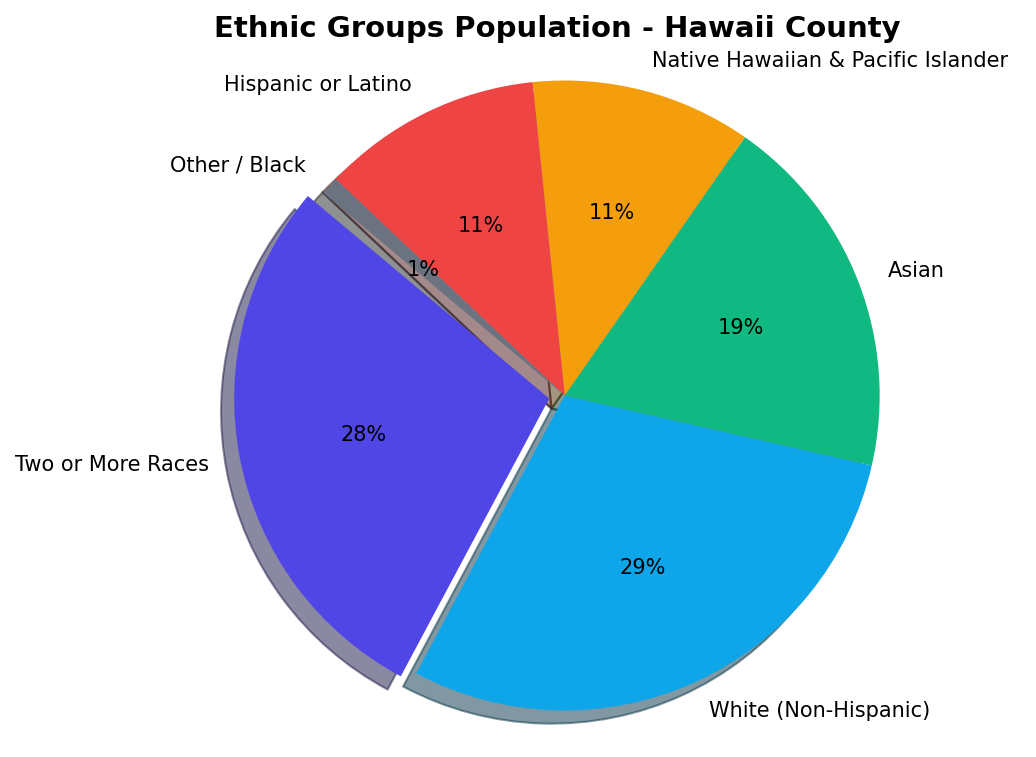

The script that saved this image:
import matplotlib.pyplot as plt

# Data for Hawaii County Ethnic Groups
labels = [
    'Two or More Races',
    'White (Non-Hispanic)',
    'Asian',
    'Native Hawaiian & Pacific Islander',
    'Hispanic or Latino',
    'Other / Black',
]
sizes = [30, 31, 20, 12, 12, 1]
colors = ['#4F46E5', '#0EA5E9', '#10B981', '#F59E0B', '#EF4444', '#6B7280']
explode = (0.05, 0, 0, 0, 0, 0)  # highlight the largest multiracial segment

plt.figure(figsize=(8, 6))
plt.pie(
    sizes,
    explode=explode,
    labels=labels,
    autopct='%1.0f%%',
    shadow=True,
    startangle=140,
    colors=colors,
)
plt.title('Ethnic Groups Population - Hawaii County', fontsize=14, fontweight='bold')
plt.axis('equal')
out = r'C:\Users\rrdeveloper\MonoRepo\assets\hawaii_county_ethnic_pie.png'
plt.savefig(out, dpi=150, bbox_inches='tight')
print(f'Saved {out}')
plt.show()
